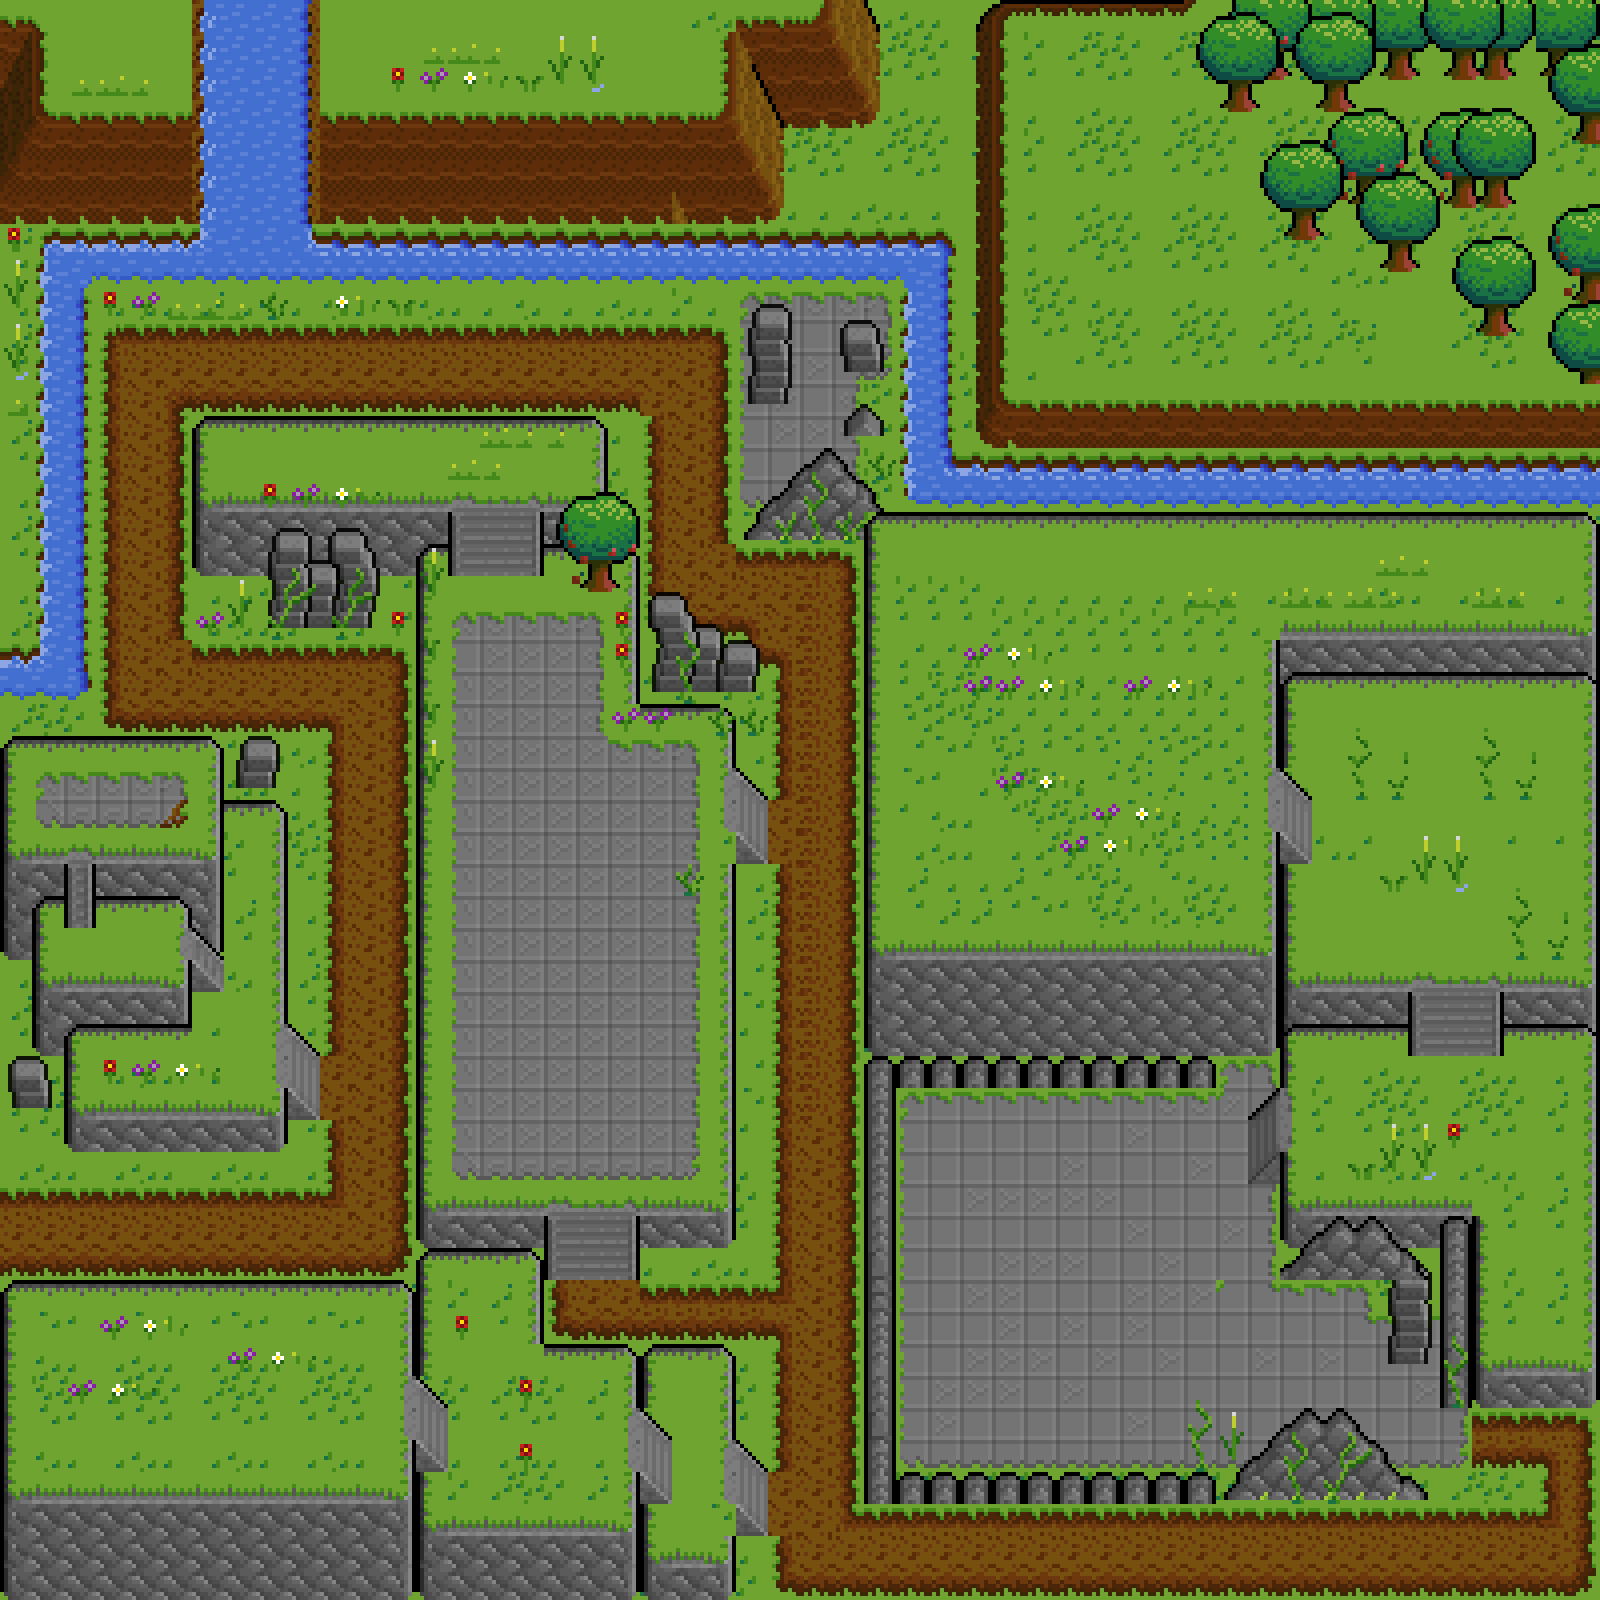

Below is a game level as drawn by its tile map, then a one-line description and the .tmx that defines it (tile-layer data replaced by summaries):
An orthogonal 50x50 tile map with 32x32 px tiles, 8 tile layers (Tile Layer 1, Tile Layer 3, Tile Layer 2, Tile Layer 4, ...), 2 tilesets and 111 objects (72x solid).

<map version="1.10" tiledversion="1.11.2" orientation="orthogonal" renderorder="right-down" width="50" height="50" tilewidth="32" tileheight="32" infinite="0" nextlayerid="11" nextobjectid="132">
 <tileset firstgid="1" source="../map2-tilesets/Minifantasy_ForgottenPlainsTiles.tsx" />
 <tileset firstgid="1588" source="../map2-tilesets/Minifantasy_ForgottenPlainsProps.tsx" />
 <layer id="1" name="Tile Layer 1" width="50" height="50">
  <data>[2500 cells, 2500 non-empty, 53 distinct tile ids]</data>
 </layer>
 <layer id="3" name="Tile Layer 3" width="50" height="50">
  <data>[2500 cells, 973 non-empty, 189 distinct tile ids]</data>
 </layer>
 <layer id="2" name="Tile Layer 2" width="50" height="50">
  <data>[2500 cells, 133 non-empty, 17 distinct tile ids]</data>
 </layer>
 <layer id="4" name="Tile Layer 4" width="50" height="50">
  <data>[2500 cells, 666 non-empty, 142 distinct tile ids]</data>
 </layer>
 <layer id="5" name="Tile Layer 5" width="50" height="50">
  <data>[2500 cells, 251 non-empty, 100 distinct tile ids]</data>
 </layer>
 <layer id="6" name="Tile Layer 6" width="50" height="50">
  <data>[2500 cells, 27 non-empty, 18 distinct tile ids]</data>
 </layer>
 <layer id="7" name="Tile Layer 7" width="50" height="50">
  <data>[2500 cells, 142 non-empty, 30 distinct tile ids]</data>
 </layer>
 <layer id="10" name="Tile Layer 8" width="50" height="50">
  <data>[2500 cells, 12 non-empty, 12 distinct tile ids]</data>
 </layer>
 <objectgroup id="9" name="Spawns">
  <object id="74" x="114.667" y="1242">
   <properties>
    <property name="type" value="player" />
   </properties>
   <point />
  </object>
  <object id="77" x="1551.33" y="586.667">
   <properties>
    <property name="type" value="portal" />
   </properties>
   <point />
  </object>
  <object id="78" x="9.5" y="1266.08">
   <properties>
    <property name="type" value="portal_start" />
   </properties>
   <point />
  </object>
  <object id="80" x="244" y="1416">
   <properties>
    <property name="class" value="MinotaurElite" />
    <property name="type" value="monster" />
   </properties>
   <point />
  </object>
  <object id="130" x="550.666" y="853.337">
   <properties>
    <property name="class" value="MinotaurElite" />
    <property name="type" value="monster" />
   </properties>
   <point />
  </object>
  <object id="86" x="504" y="714.667">
   <properties>
    <property name="class" value="EvilPlant" />
    <property name="type" value="monster" />
   </properties>
   <point />
  </object>
  <object id="89" x="266.667" y="473.333">
   <properties>
    <property name="class" value="EvilPlant" />
    <property name="type" value="monster" />
   </properties>
   <point />
  </object>
  <object id="128" x="132" y="957.333">
   <properties>
    <property name="class" value="EvilPlant" />
    <property name="type" value="monster" />
   </properties>
   <point />
  </object>
  <object id="91" x="1077.33" y="741.333">
   <properties>
    <property name="class" value="CyclopsBoss" />
    <property name="type" value="monster" />
   </properties>
   <point />
  </object>
  <object id="92" x="1440" y="848">
   <properties>
    <property name="class" value="MinotaurElite" />
    <property name="type" value="monster" />
   </properties>
   <point />
  </object>
  <object id="124" x="1178.67" y="1360">
   <properties>
    <property name="class" value="MinotaurElite" />
    <property name="type" value="monster" />
   </properties>
   <point />
  </object>
  <object id="94" x="1036" y="1233.34">
   <properties>
    <property name="class" value="EvilPlant" />
    <property name="type" value="monster" />
   </properties>
   <point />
  </object>
  <object id="104" x="968" y="1577.33">
   <properties>
    <property name="class" value="EvilPlant" />
    <property name="type" value="monster" />
   </properties>
   <point />
  </object>
  <object id="96" x="1548" y="925.337">
   <properties>
    <property name="class" value="CyanBat" />
    <property name="type" value="monster" />
   </properties>
   <point />
  </object>
  <object id="105" x="821.333" y="1193.33">
   <properties>
    <property name="class" value="CyanBat" />
    <property name="type" value="monster" />
   </properties>
   <point />
  </object>
  <object id="110" x="477.333" y="1326.66">
   <properties>
    <property name="class" value="CyanBat" />
    <property name="type" value="monster" />
   </properties>
   <point />
  </object>
  <object id="108" x="590.667" y="1112">
   <properties>
    <property name="class" value="CyanBat" />
    <property name="type" value="monster" />
   </properties>
   <point />
  </object>
  <object id="125" x="569.333" y="477.333">
   <properties>
    <property name="class" value="CyanBat" />
    <property name="type" value="monster" />
   </properties>
   <point />
  </object>
  <object id="109" x="228" y="1045.34">
   <properties>
    <property name="class" value="CyanBat" />
    <property name="type" value="monster" />
   </properties>
   <point />
  </object>
  <object id="102" x="1344" y="740">
   <properties>
    <property name="class" value="CyanBat" />
    <property name="type" value="monster" />
   </properties>
   <point />
  </object>
  <object id="99" x="1194.67" y="1194.67">
   <properties>
    <property name="class" value="CyanBat" />
    <property name="type" value="monster" />
   </properties>
   <point />
  </object>
  <object id="127" x="1537.33" y="1197.34">
   <properties>
    <property name="class" value="CyanBat" />
    <property name="type" value="monster" />
   </properties>
   <point />
  </object>
  <object id="93" x="1010.67" y="1390.67">
   <properties>
    <property name="class" value="YellowBat" />
    <property name="type" value="monster" />
   </properties>
   <point />
  </object>
  <object id="98" x="504" y="1013.33">
   <properties>
    <property name="class" value="YellowBat" />
    <property name="type" value="monster" />
   </properties>
   <point />
  </object>
  <object id="131" x="645.333" y="941.333">
   <properties>
    <property name="class" value="YellowBat" />
    <property name="type" value="monster" />
   </properties>
   <point />
  </object>
  <object id="123" x="1406.67" y="1132">
   <properties>
    <property name="class" value="YellowBat" />
    <property name="type" value="monster" />
   </properties>
   <point />
  </object>
  <object id="103" x="162.667" y="634.667">
   <properties>
    <property name="class" value="YellowBat" />
    <property name="type" value="monster" />
   </properties>
   <point />
  </object>
  <object id="101" x="84" y="1476">
   <properties>
    <property name="class" value="YellowBat" />
    <property name="type" value="monster" />
   </properties>
   <point />
  </object>
  <object id="95" x="593.333" y="1452">
   <properties>
    <property name="class" value="EvilPlant" />
    <property name="type" value="monster " />
   </properties>
   <point />
  </object>
  <object id="88" x="150.667" y="816">
   <properties>
    <property name="class" value="YellowBat" />
    <property name="type" value="monster" />
   </properties>
   <point />
  </object>
  <object id="111" x="1300" y="593.333">
   <properties>
    <property name="type" value="chest2" />
   </properties>
   <point />
  </object>
  <object id="113" x="782.667" y="460">
   <properties>
    <property name="class" value="Gipsy" />
    <property name="type" value="npc" />
   </properties>
   <point />
  </object>
  <object id="115" x="697.333" y="382.667">
   <properties>
    <property name="type" value="randomPotion" />
   </properties>
   <point />
  </object>
  <object id="116" x="414.667" y="486.667">
   <properties>
    <property name="type" value="randomPotion" />
   </properties>
   <point />
  </object>
  </objectgroup>
 <objectgroup id="8" name="solid">
  <!-- 72 objects omitted --></objectgroup>
</map>
<!-- 77 of 111 objects omitted -->
